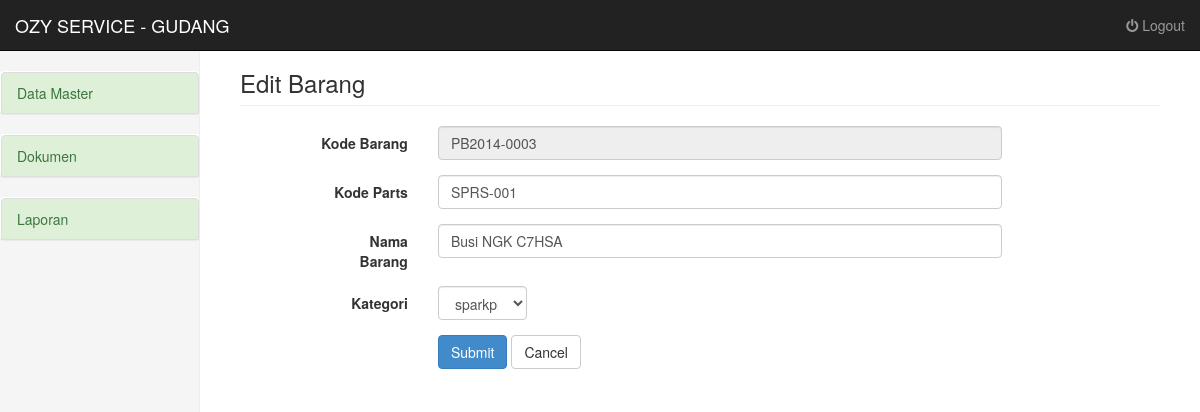
Page /gudang/data_master/edit.php?kode_barang=PB2014-0003 (signed in) on the committed database.
### tables this page shows
CREATE TABLE IF NOT EXISTS `data_barang` (
  `kode_barang` varchar(20) NOT NULL,
  `no_parts` varchar(20) NOT NULL,
  `nama_barang` varchar(20) NOT NULL,
  `kategori` varchar(20) NOT NULL,
  `harga_beli` float NOT NULL,
  `harga_jual` float NOT NULL,
  `stock` int(10) NOT NULL,
  `stock toko` int(10) NOT NULL,
  `diskon` int(3) NOT NULL,
  PRIMARY KEY (`kode_barang`),
  UNIQUE KEY `no_parts` (`no_parts`)
);

### gudang/data_master/edit.php (the view, shortened to what this page needs)
<?php
require_once("../templates/header.php");
$query = "select * from data_barang where kode_barang='".mysql_real_escape_string($_GET['kode_barang'])."'";
    $result = mysql_query($query);
    $coba = mysql_fetch_array($result);
?>
<div class="col-sm-9 col-sm-offset-3 col-md-10 col-md-offset-2 main">
<h3 class="page-header"></i> Edit Barang</h3>
  <div class="row">
  <div class="col-md-1">
  </div>
  <div class="col-md-9">
    <form class="form-horizontal" role="form" action="edit_proses.php" method="POST">
       <div class="form-group">
    <label for="inputkode_barang" class="col-lg-2 control-label">Kode Barang</label>
    <div class="col-lg-10">
      <input disabled type="varchar" class="form-control" id="inputkode_barang" placeholder="Kode Barang" name="kode_barang" value="<?php echo $coba['kode_barang']; ?>" >
     </div>
  </div>
  <div class="form-group">
    <label for="inputnama_barang" class="col-lg-2 control-label">Kode Parts</label>
    <div class="col-lg-10">
      <input type="varchar" class="form-control" id="inputnama_barang" placeholder="Nama Barang" name="kode_parts" value="<?php echo $coba['no_parts']; ?>">
    </div>
  </div>
  <div class="form-group">
    <label for="inputnama_barang" class="col-lg-2 control-label">Nama Barang</label>
    <div class="col-lg-10">
      <input type="varchar" class="form-control" id="inputnama_barang" placeholder="Nama Barang" name="nama_barang" value="<?php echo $coba['nama_barang']; ?>">
    </div>
  </div>
  <div class="form-group">
    <label for="input" class="col-sm-2 control-label">Kategori</label>
      <div class="col-sm-2">
        <select class="form-control" name="kategori">
          <option value="<?php echo $coba['kategori']; ?>"><?php echo $coba['kategori']; ?></option>
        </select>
      </div>
  </div>
      <div class="form-group">
        <div class="col-lg-offset-2 col-lg-10">
          <button type="submit" class="btn btn-primary">Submit</button>
          <a href="index.php" class="btn btn-default">Cancel</a>
        </div>
      </div>
    </form>
  </div>
  <div class="col-md-2">
  </div>
  </div>
</div>
<?php require_once("../templates/footer.php"); ?>

### assets/css/dashboard.css (style rules this page uses)
body { padding-top: 50px; }
.main { padding: 20px; }
@media (min-width: 768px) { .main { padding-right: 40px; padding-left: 40px; } }
.main .page-header { margin-top: 0; }

### gudang/templates/header.php (style rules this page uses)
a { color: #444B52; text-decoration: none; }

### rows in the picture
data_barang: kode_barang "PB2014-0003", kode_parts "SPRS-001", nama_barang "Busi NGK C7HSA", kategori "sparkplugs"
